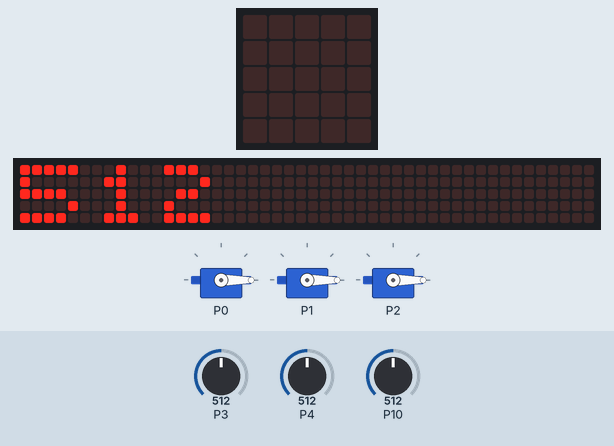
This program was run on a simulated BBC micro:bit (MakeCode). Shown: 3 × servo, the board's 5×5 LED display, a strip that is not on the board, showing the scrolling text unrolled. The test bench sets the inputs (shaded band); at power-on: P4 = 512, P3 = 512, P10 = 512 (analog values on the 0–1023 scale). Dim RGB values are drawn brighter than linear; no radio messages arrive unless stated (any console line starting 'radio sent:' is added by the test bench); the 48×5 strip is a reading aid, not a part: it shows the text the display is scrolling, unrolled, one strip-width of it at a time; what the program prints to the serial console is not drawn.

Above: at 9.37 s.
11.1 s: P4 set to 0
At 21.6 s:
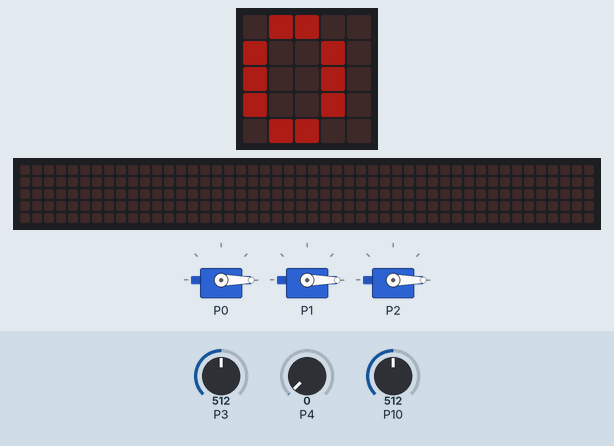
At 23.5 s:
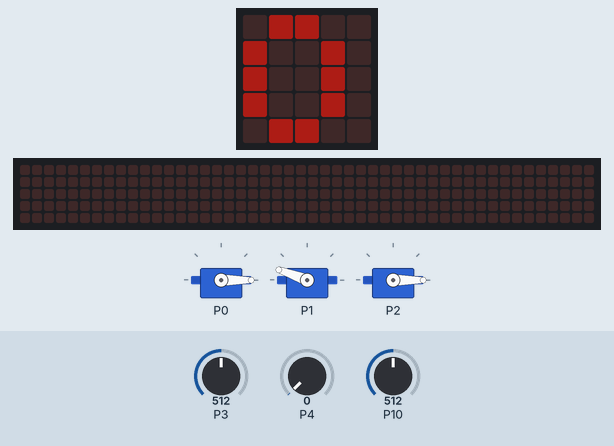
Timing chart, 0 to 52.4 s (numbered marks = the images above; inputs shaded):
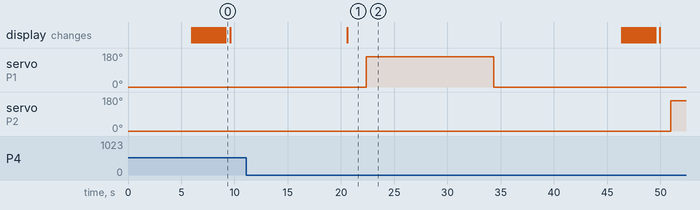

The program:

main.ts
```typescript
function capteurs_G3 () {
    humidité3 = pins.analogReadPin(AnalogPin.P10)
    basic.showString("" + (pins.analogReadPin(AnalogPin.P10)))
    basic.pause(1000)
    if (humidité3 <= 600) {
        ouvrir_servo3()
        radio.sendNumber(humidité3)
        basic.pause(10000)
        fermer_servo3()
    }
    basic.pause(5000)
    humidité3 = 0
}
function fermer_servo1 () {
    servos.P0.setAngle(0)
    basic.pause(1000)
    servos.P0.stop()
    basic.pause(1000)
}
function capteurs_G2 () {
    humidité2 = pins.analogReadPin(AnalogPin.P4)
    basic.showString("" + (pins.analogReadPin(AnalogPin.P4)))
    basic.pause(1000)
    if (humidité2 <= 600) {
        ouvrir_servo2()
        radio.sendNumber(humidité2)
        basic.pause(10000)
        fermer_servo2()
    }
    basic.pause(5000)
    humidité2 = 0
}
function fermer_servo2 () {
    servos.P1.setAngle(0)
    basic.pause(1000)
    servos.P1.stop()
    basic.pause(1000)
}
function ouvrir_servo1 () {
    servos.P0.setAngle(160)
    basic.pause(1000)
    servos.P0.stop()
    basic.pause(1000)
}
function ouvrir_servo2 () {
    servos.P1.setAngle(160)
    basic.pause(1000)
    servos.P1.stop()
    basic.pause(1000)
}
function fermer_servo3 () {
    servos.P2.setAngle(0)
    basic.pause(1000)
    servos.P2.stop()
    basic.pause(1000)
}
function ouvrir_servo3 () {
    servos.P2.setAngle(160)
    basic.pause(1000)
    servos.P2.stop()
    basic.pause(1000)
}
function capteurs_G1 () {
    humidité1 = pins.analogReadPin(AnalogPin.P3)
    basic.showString("" + (pins.analogReadPin(AnalogPin.P3)))
    basic.pause(1000)
    if (humidité1 >= 600) {
        ouvrir_servo1()
        radio.sendNumber(humidité1)
        basic.pause(10000)
        fermer_servo1()
    }
    basic.pause(5000)
    humidité1 = 0
}
let humidité3 = 0
let humidité2 = 0
let humidité1 = 0
radio.setGroup(120)
led.setBrightness(50)
humidité1 = pins.analogReadPin(AnalogPin.P3)
humidité2 = pins.analogReadPin(AnalogPin.P4)
humidité3 = pins.analogReadPin(AnalogPin.P10)
fermer_servo1()
fermer_servo2()
fermer_servo3()
basic.forever(function () {
    capteurs_G1()
    basic.pause(5000)
    capteurs_G2()
    basic.pause(5000)
    capteurs_G3()
    basic.pause(345600000)
})
```

test.ts
```typescript
// les tests vont ici ; cela ne sera pas compilé si ce paquet est utilisé en tant qu'extension.
```

Measured:
- after the input at 11.1 s, servo on P2: 0° → 160° after 39.9 s
- what the display in image 0 shows lasts 0.4 s, from 9.2 s to 9.6 s
